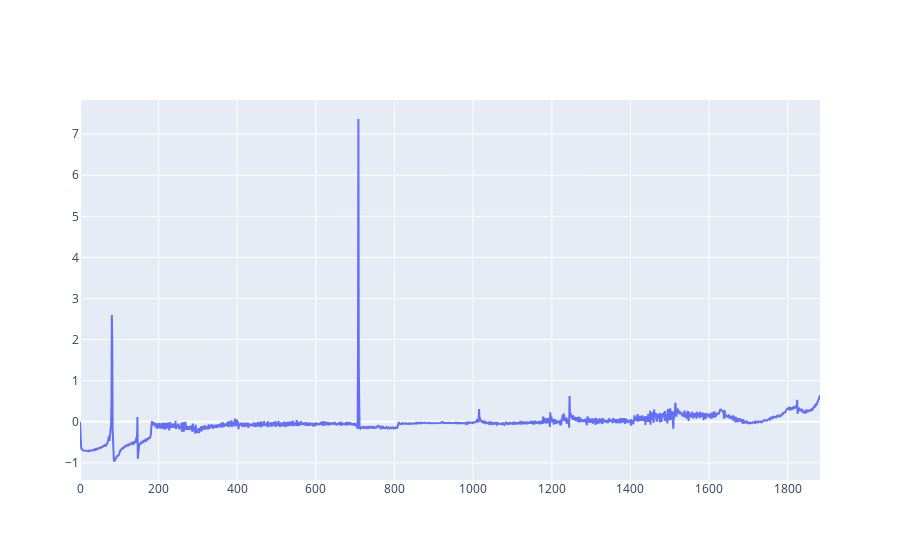

Notebook code cell kept with this figure:
### Code cell
fig = go.Figure()

fig.add_scatter(x=list(range(len(score))), y=score, name='biggest anomalies')

fig.show()

### Figure 1 — Plotly figure (JSON) as saved in the notebook; plotly's stock layout.template omitted (floating-point values rounded to 4 significant figures; data arrays with more than 128 entries replaced by an {"elided": "..."} marker saying what was removed)
{"data": [{"name": "biggest anomalies", "type": "scatter", "x": {"elided": "1883 int values"}, "y": {"elided": "1883 float values"}}], "layout": {}}
